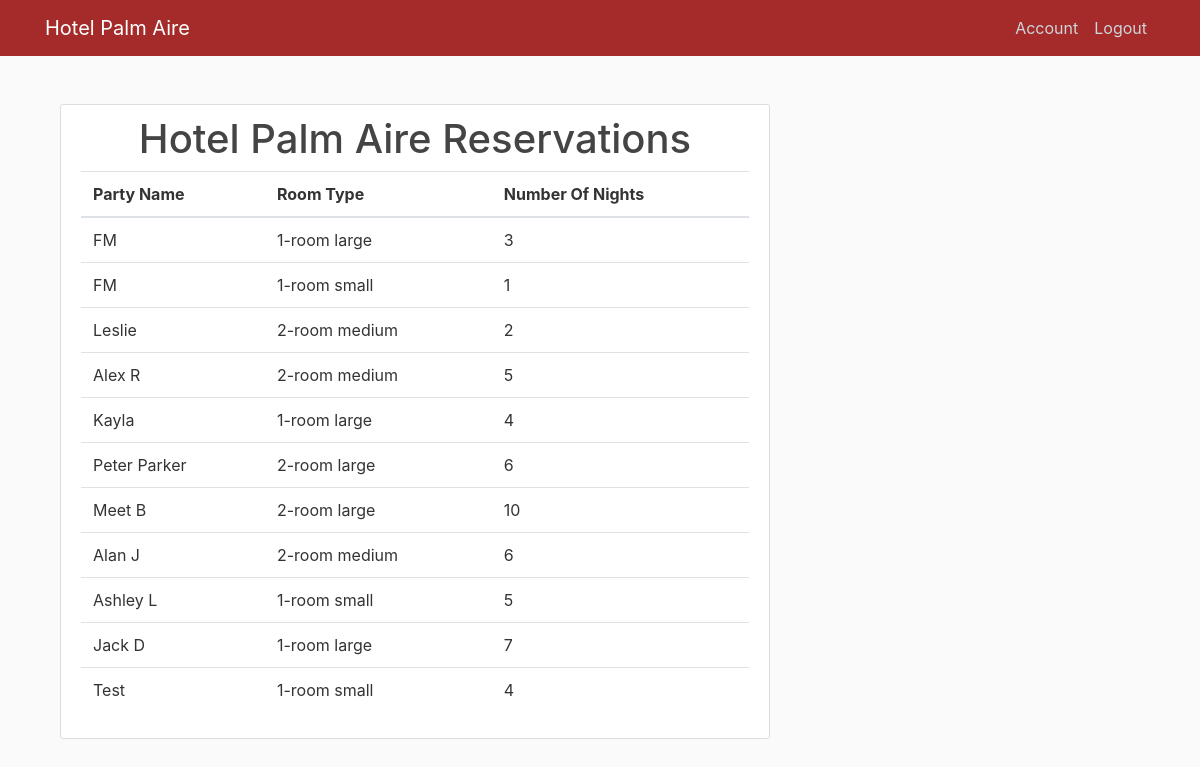
Page /admin_view (signed in) on the committed database.
### hotelmanagment/models.py (models this page shows, shortened)
class Booking(db.Model, UserMixin):
    id = db.Column(db.Integer, primary_key=True)
    party_name = db.Column(db.String(20), nullable=False)
    number_of_nights = db.Column(db.Integer)
    room_type = db.Column(db.Integer)
    user_id = db.Column(db.Integer, db.ForeignKey('user.id'), nullable=False)

### hotelmanagment/routes.py (the view)
@app.route("/admin_view")
@login_required
def admin_view():
    bookings = Booking.query.all()
    return render_template('admin_view.html', title='Admin View', bookings=bookings)

### hotelmanagment/models.py (called while the page is built)
@login_manager.user_loader
def load_user(user_id):
    return User.query.get(int(user_id))

### hotelmanagment/templates/admin_view.html
﻿{% extends "layout.html" %}
{% block content %}
        <article class="content-section">
            <h1>Hotel Palm Aire Reservations</h1>
            <table class="table">
                <thead><tr><th>Party Name</th><th>Room Type</th><th>Number Of Nights</th></tr></thead>
                <tbody>
                    {% for booking in bookings %}
                        <tr>
                            <td>{{ booking.party_name }}</td>
                            {% if booking.room_type == 1 %}
                                <td>1-room small</td>
                            {% else %}
                                {% if booking.room_type == 2 %}
                                    <td>1-room medium</td>
                                {% else %}
                                    {% if booking.room_type == 3 %}
                                        <td>1-room large</td>
                                    {% else %}
                                        {% if booking.room_type == 4 %}
                                             <td>2-room medium</td>
                                        {% else %}
                                            <td>2-room large</td>
                                        {% endif %}
                                    {% endif %}
                                {% endif %}
                            {% endif %}
                            <td>{{ booking.number_of_nights }}</td>
                        </tr>
                    {% endfor %}
                </tbody>
            </table>
        </article>
{% endblock content %}

### hotelmanagment/templates/layout.html (shortened to what this page needs)
﻿<!DOCTYPE html>
<html>
<head>
    <link rel="stylesheet" href="https://maxcdn.bootstrapcdn.com/bootstrap/4.0.0/css/bootstrap.min.css">
    <link rel="stylesheet" type="text/css" href="{{ url_for('static', filename='main.css') }}">
</head>
<body>
    <header class="site-header">
        <nav class="navbar navbar-expand-md navbar-dark bg-header fixed-top">
            <div class="container">
                <a class="navbar-brand mr-4" href="/">Hotel Palm Aire</a>
                <div class="navbar-nav">
                    {% if current_user.is_authenticated and current_user.email == "hotelmanagment213@gmail.com" %}
                        <a class="nav-item nav-link" href="/admin_view">Account</a>
                        <a class="nav-item nav-link" href="/logout">Logout</a>
                    {% elif current_user.is_authenticated %}
                        <a class="nav-item nav-link" href="/client_view">Account</a>
                        <a class="nav-item nav-link" href="/logout">Logout</a>
                    {% else %}
                        <a class="nav-item nav-link" href="/login">Login</a>
                        <a class="nav-item nav-link" href="/register">Register</a>
                    {% endif %}
                </div>
            </div>
        </nav>
    </header>
    <main role="main" class="container">
    <div class="col-md-8">
          {% block content %}{% endblock %}
        </div>
    </main>
</body>
</html>

### hotelmanagment/static/main.css (style rules this page uses)
body { background: #fafafa; color: #333333; margin-top: 5rem; }
h1, h2, h3, h4, h5, h6 { color: #444444; }
.bg-header { background-color: #a52a2a; }
.site-header .navbar-nav .nav-link { color: #cbd5db; }
.content-section { background: #ffffff; padding: 10px 20px; border: 1px solid #dddddd; border-radius: 3px; margin-bottom: 20px; text-align: center; }

### rows in the picture
Booking: party_name "FM", room_type "1-room large", number_of_nights "3"
Booking: party_name "FM", room_type "1-room small", number_of_nights "1"
Booking: party_name "Leslie", room_type "2-room medium", number_of_nights "2"
Booking: party_name "Alex R", room_type "2-room medium", number_of_nights "5"
Booking: party_name "Kayla", room_type "1-room large", number_of_nights "4"
Booking: party_name "Peter Parker", room_type "2-room large", number_of_nights "6"
Booking: party_name "Meet B", room_type "2-room large", number_of_nights "10"
Booking: party_name "Alan J", room_type "2-room medium", number_of_nights "6"
Booking: party_name "Ashley L", room_type "1-room small", number_of_nights "5"
Booking: party_name "Jack D", room_type "1-room large", number_of_nights "7"
Booking: party_name "Test", room_type "1-room small", number_of_nights "4"
